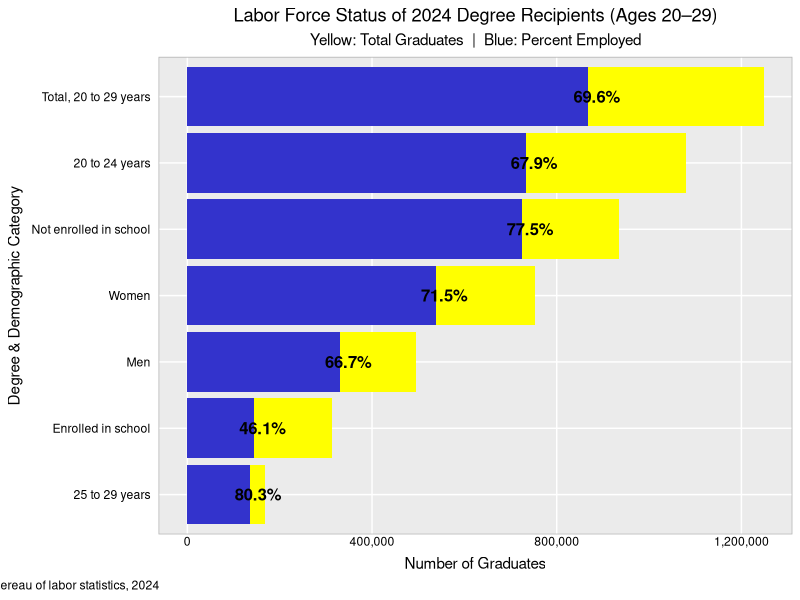
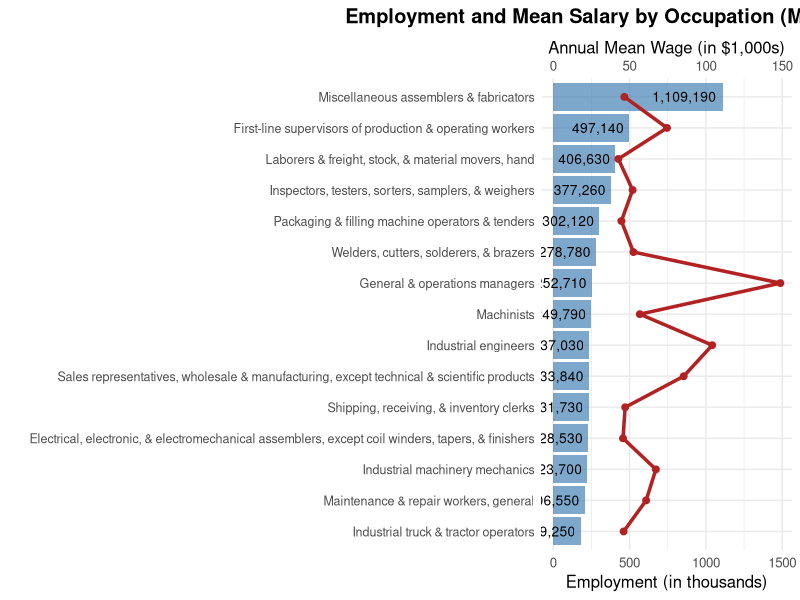

Reproduce these figures in R, in order.
## ---- chunk 1
#| echo: false
#| message: false
#| warning: false
library(tidyverse)
library(ggplot2)
library(scales)
library(dplyr)
library(tidyr)
hw <- theme_gray()+ theme(
  plot.title=element_text(hjust=0.5),
  plot.subtitle=element_text(hjust=0.5),
  plot.caption=element_text(hjust=-.5),

  strip.text.y = element_blank(),
  strip.background=element_rect(fill=rgb(.9,.95,1),
    colour=gray(.5), linewidth =.2),

  panel.border=element_rect(fill=FALSE,colour=gray(.70)),
  panel.grid.minor.y = element_blank(),
  panel.grid.minor.x = element_blank(),
  panel.spacing.x = unit(0.10,"cm"),
  panel.spacing.y = unit(0.05,"cm"),

# axis.ticks.y= element_blank()
  axis.ticks=element_blank(),
  axis.text=element_text(colour="black"),
  axis.text.y=element_text(margin=margin(0,3,0,3)),
  axis.text.x=element_text(margin=margin(-1,0,3,0))
)
## ---- chunk 2
#| echo: false

laborTable <- read.csv("Labor force status of 2024 degree recipients, 20 to 29 years old by selected characteristics.csv")
laborTable
## ---- chunk 3
#| echo: false

laborTable$Percent.employed <- as.numeric(gsub("%", "", laborTable$Percent.employed))
laborTable$Total <- as.numeric(gsub(",", "", laborTable$Total))

ggplot(laborTable) +
  
  geom_col(aes(x = reorder(Bachelor.s.degree, Total), y = Total), 
           fill = "yellow") +
  
  
  geom_col(aes(x = reorder(Bachelor.s.degree, Total), 
               y = Total * Percent.employed / 100), 
           fill = alpha("blue", 0.8)) +
  
  geom_text(aes(
    x = Bachelor.s.degree, 
    y = Total * Percent.employed / 100 + max(Total) * 0.015, 
    label = paste0(Percent.employed, "%")
  ),
  color = "black", size = 4.2, fontface = "bold") +
  
  
  coord_flip() +
  
  
  labs(
    title = "Labor Force Status of 2024 Degree Recipients (Ages 20–29)",
    subtitle = "Yellow: Total Graduates  |  Blue: Percent Employed",
    x = "Degree & Demographic Category",
    y = "Number of Graduates",
    caption = "Source: Bereau of labor statistics, 2024"
  ) +
  
  
  scale_y_continuous(labels = comma) +
  hw

## ---- chunk 4
#| echo: false

manufacturing <- read.csv("Largest occupations in manufacturing, May 2024.csv")


manufacturing$Employment <- as.numeric(gsub(",", "", manufacturing$Employment))
manufacturing$Annual.mean.wage <- as.numeric(gsub("[$,]", "", manufacturing$Annual.mean.wage))

p1 <- ggplot(manufacturing, aes(x = reorder(Occupation, Employment))) +
  geom_col(aes(y = Employment / 1000), fill = "steelblue", alpha = 0.7) +
  geom_line(aes(y = (`Annual.mean.wage` / 1000) * 10, group = 1), 
            color = "firebrick", size = 1.2) +
  geom_point(aes(y = (`Annual.mean.wage` / 1000) * 10), 
             color = "firebrick", size = 2) +
  geom_text(
    aes(y = Employment / 1000, label = scales::comma(Employment)), 
    hjust = 1.1,           
    size = 3.5, 
    color = "black"
  ) +
  scale_y_continuous(
    name = "Employment (in thousands)",
    sec.axis = sec_axis(~./10, name = "Annual Mean Wage (in $1,000s)")
  ) +
  coord_flip() +
  labs(
    title = "Employment and Mean Salary by Occupation (Manufacturing, 2024)",
    x = "", y = ""
  ) +
  theme_minimal(base_size = 12) +
  theme(
    axis.title.y.right = element_text(color = "firebrick"),
    axis.text.y = element_text(size = 9),
    plot.title = element_text(hjust = 0.5, face = "bold")
  )

ggsave("p1.png", plot = p1, width = 10, height = 8, units = "in", dpi = 300)

